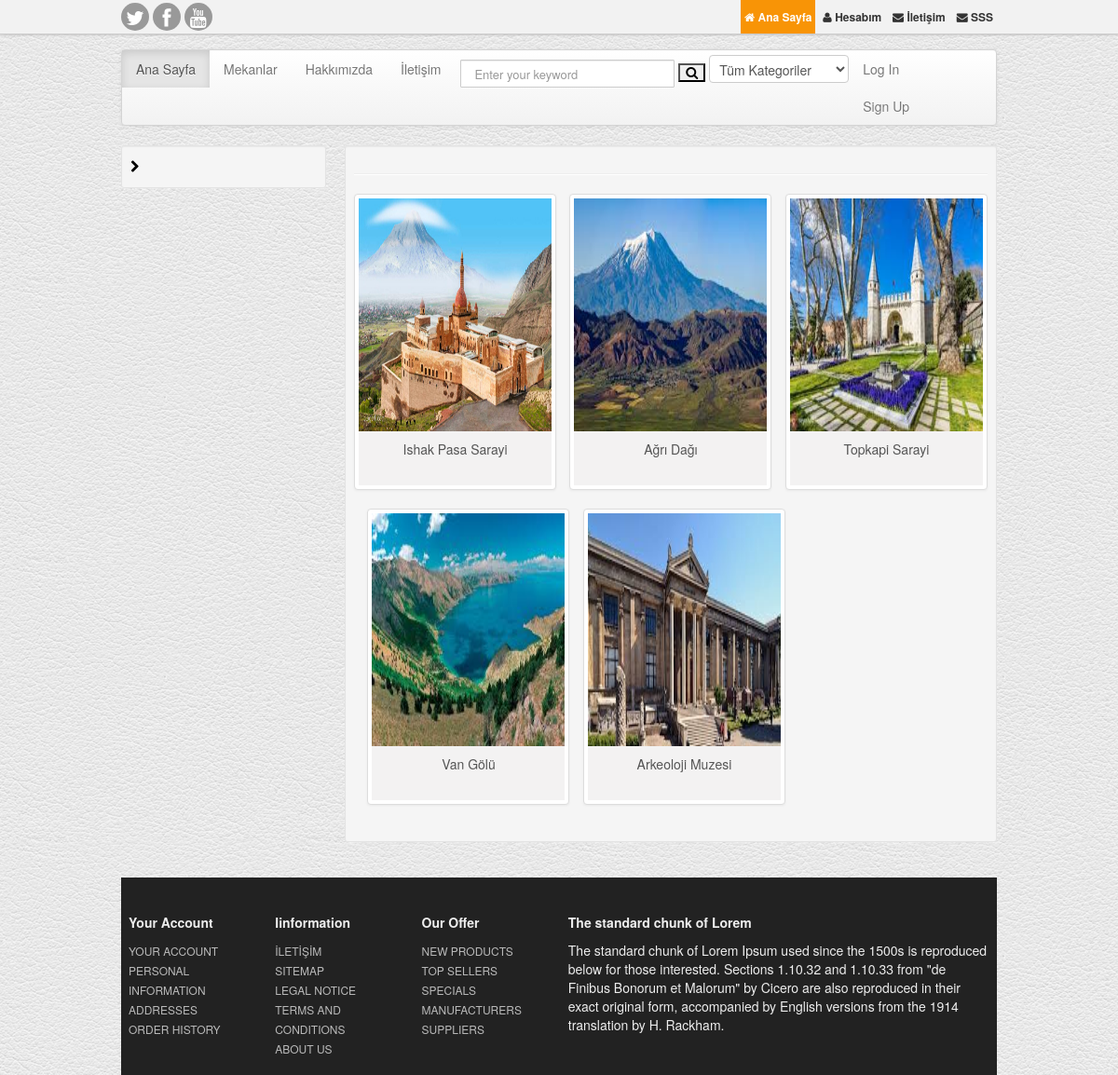
The page /mekans/ on the database as committed earlier.
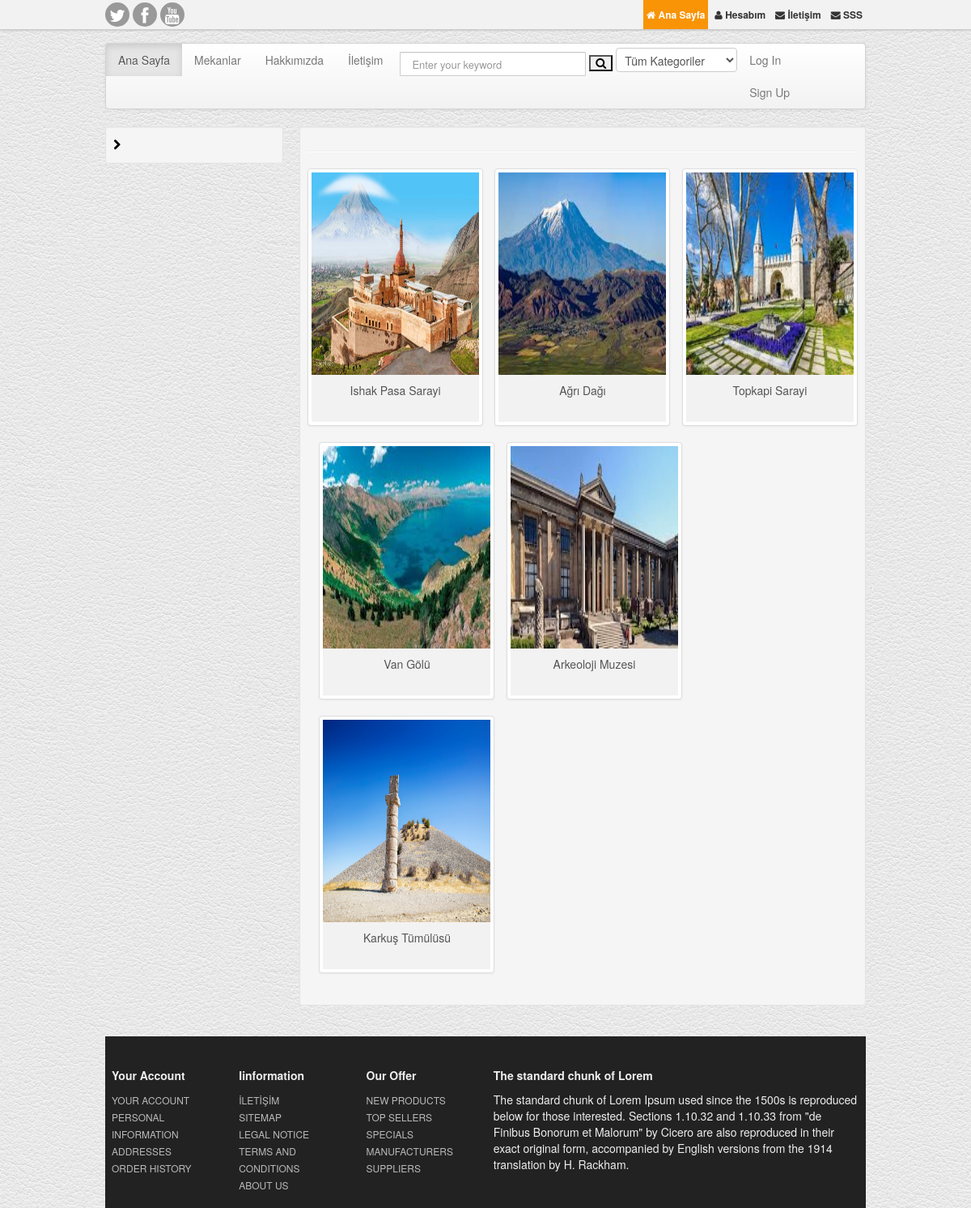
The same page on the database as committed later.
### mekan/models.py (models this page shows, shortened)
class Mekan(models.Model):
    STATUS = (
        ('True', 'Evet'),
        ('False', 'Hayır'),
    )
    user = models.ForeignKey(User, on_delete=models.SET_NULL, null=True)
    category = models.ForeignKey(Category, on_delete=models.CASCADE)  # relation with Category table
    title = models.CharField(max_length=150)
    keywords = models.CharField(blank=True, max_length=255)
    description = models.CharField(blank=True, max_length=255)
    image = models.ImageField(blank=True, upload_to='images/')
    detail = RichTextUploadingField()
    slug = models.SlugField(null=False, unique=True)
    sehir = models.CharField(max_length=150)
    ulke = models.CharField(max_length=150)
    status = models.CharField(max_length=10, choices=STATUS)
    created_at = models.DateTimeField(auto_now_add=True)
    updated_at = models.DateTimeField(auto_now=True)
    def image_tag(self):
        return mark_safe('<img src="{}" height="50"/>'.format(self.image.url))
    image_tag.short_description = 'Image'

### home/views.py (the view)
# urls.py: path('mekans/', views.mekans, name='mekans'),
def mekans(request):
    setting = Setting.objects.get(pk=1)
    category = Category.objects.all()
    mekans = Mekan.objects.all()
    context = {'setting': setting, 'category': category, 'page': 'mekans' , 'mekans' : mekans}
    return render(request, 'mekans.html', context)

### home/templates/mekans.html (shortened to what this page needs)
{% extends 'homebase.html' %}
{% block sidebar %}
    {% include "sidebar.html" %}
{% endblock %}
{% block content %}
    <div class="span9">
        <div class="well well-small">
            <hr>
            <div class="row-fluid">
                <ul class="thumbnails">
                    {% for rs in mekans %}
                        <li class="span4">
                            <div class="thumbnail">
                                <a href="/mekan/{{ rs.id }}/{{ rs.slug }}"><img style="width:250px; height:250px;" src="{{ rs.image.url }}" alt=""></a>
                                <div class="caption cntr">
                                    <p>{{ rs.title }}</p>
                                    <br class="clr">
                                </div>
                            </div>
                        </li>
                    {% endfor %}
                </ul>
            </div>
        </div>
    </div>
{% endblock %}

### home/templates/homebase.html (shortened to what this page needs)
<!DOCTYPE html>
<html lang="en">
  <head>
      {% load static %}
    <link href="{% static 'css/bootstrap.css' %}" rel="stylesheet"/>
    <link href="{% static 'style.css' %}" rel="stylesheet"/>
	<link href="{% static 'font-awesome/css/font-awesome.css' %}" rel="stylesheet">
    <link rel="stylesheet" href="https://ajax.googleapis.com/ajax/libs/jqueryui/1.11.4/themes/smoothness/jquery-ui.css">
</head>
<body>
{% include 'header.html' %}
<div class="container">
    <div class="row">
        {% block sidebar %}  {% endblock %}
        {% block content %}  {% endblock %}
    </div>
</div>
{% include 'footer.html' %}
</body>
</html>

### home/templates/header.html (shortened to what this page needs)
{% load static %}
{% load mptt_tags %}
<div class="navbar navbar-inverse navbar-fixed-top">
    <div class="topNav">
        <div class="container">
            <div class="alignR">
                <div class="pull-left socialNw">
                    <a href="https://twitter.com/"><span class="icon-twitter"></span></a>
                    <a href="https://www.facebook.com/"><span class="icon-facebook"></span></a>
                    <a href="https://www.youtube.com/results?search_query=yuksel+celik"><span class="icon-youtube"></span></a>
                </div>
                <a class="active" href="/AnaSayfa"> <span class="icon-home"></span> Ana Sayfa</a>
                <a href="/user"><span class="icon-user"></span> Hesabım</a>
                <a href="/iletisim"><span class="icon-envelope"></span> İletişim</a>
                <a href="/sss"><span class="icon-envelope"></span> SSS</a>
            </div>
        </div>
    </div>
</div>
<div class="container">
    <header id="header">
    </header>
    <div class="navbar">
        <div class="navbar-inner">
            <div class="container">
                <div class="nav-collapse">
                    <ul class="nav">
                        <li class="active"><a href="/AnaSayfa">Ana Sayfa	</a></li>
                        <li class=""><a href="/mekans">Mekanlar</a></li>
                        <li class=""><a href="/hakkimizda">Hakkımızda</a></li>
                        <li class=""><a href="/iletisim">İletişim</a></li>
                    </ul>
                    <form action="/search/" class="navbar-search pull-left" method="post">
                        <input id="query" name="query" class="search-query span2" type="text"
                               placeholder="Enter your keyword">
                        <button class="icon-search"></button>
                        <select name="catid" class="input search-input" style="width: 150px;">
                            <option value="0">Tüm Kategoriler</option>
                        </select>
                    </form>
                    <ul class="nav pull-left">
                        <li class="dropdown">
                            {% if user.id is not None %}
                                <a data-toggle="dropdown" class="dropdown-toggle" href="#">{{ user.first_name }} {{ user.last_name }}<b
                                        class="caret"></b></a>
                            {% else %}
                                <a href="/login">Log In<a href="/signup">Sign Up</a> </a>
                            {% endif %}
                        </li>
                    </ul>
                </div>
            </div>
        </div>
    </div>
</div>

### home/templates/sidebar.html (shortened to what this page needs)
{% load static%}
{% load mptt_tags %}
<div id="sidebar" class="span3">
    <div class="well well-small">
        <ul class="nav nav-list">
            {% recursetree category %}
                <li>
                    <a  href="/category/{{ node.id }}/{{ node.slug }}" {% if not node.is_leaf_node %}  class="icon-chevron-right"{% endif %} >{{ node.title }}</a>
                </li>
            {% endrecursetree %}
        </ul>
    </div>
</div>

### home/templates/footer.html (shortened to what this page needs)
{% load static %}
<div class="container">
    <footer class="footer">
        <div class="row-fluid">
            <div class="span2">
                <h5>Your Account</h5>
                <a href="#">YOUR ACCOUNT</a><br>
                <a href="#">PERSONAL INFORMATION</a><br>
                <a href="#">ADDRESSES</a><br>
                <a href="#">ORDER HISTORY</a><br>
            </div>
            <div class="span2">
                <h5>Iinformation</h5>
                <a href="/iletisim">İLETİŞİM</a><br>
                <a href="#">SITEMAP</a><br>
                <a href="#">LEGAL NOTICE</a><br>
                <a href="#">TERMS AND CONDITIONS</a><br>
                <a href="">ABOUT US</a><br>
            </div>
            <div class="span2">
                <h5>Our Offer</h5>
                <a href="#">NEW PRODUCTS</a> <br>
                <a href="#">TOP SELLERS</a><br>
                <a href="#">SPECIALS</a><br>
                <a href="#">MANUFACTURERS</a><br>
                <a href="#">SUPPLIERS</a> <br/>
            </div>
            <div class="span6">
                <h5>The standard chunk of Lorem</h5>
                The standard chunk of Lorem Ipsum used since the 1500s is reproduced below for
                those interested. Sections 1.10.32 and 1.10.33 from "de Finibus Bonorum et
                Malorum" by Cicero are also reproduced in their exact original form,
                accompanied by English versions from the 1914 translation by H. Rackham.
            </div>
        </div>
    </footer>
</div>

### home/static/style.css (style rules this page uses)
body { background:url(img/white_leather.png) repeat 0 0; }
#header { padding:8px 0 8px; }
#header { padding-top:44px; }
.navbar-inner { padding-left: 0;padding-right: 0; }
.thumbnail img { max-width:100% }
.alignR { text-align:right; }
.navbar .nav , .marginLess { margin:0 }
.navbar-search .search-query { padding: 4px 14px;-moz-border-radius: 1px;-webkit-border-radius: 1px;border-radius: 1px;line-height: 1.5em; min-width: 200px; }
.navbar-search { margin-left:6px; }
.caption p { margin:0 }
.thumbnail .caption { padding: 9px;color: #555555;background: #F3F2F2; }
.footer { background-color:#222; color:#eee; padding: 28px 8px 18px; margin-top: 18px; }
.footer a { color:#bbb; font-size:12px; }
.topNav { padding: 0;border-bottom: 1px solid #CCC;background: #f2f2f2;box-shadow: 0 0 3px #B1AFAF; }
.topNav a { color:#333; font-size:12px; font-weight:bold; display:inline-block; padding:8px 4px; }
.topNav a:hover, .topNav a.active { color:#fff; background:#f89406; text-decoration:none }
.socialNw a { width:24px; height:24px; line-height:24px; display:inline-block; padding:3px; margin-top:3px; font-size:21px; border-radius:50%; background:#999; color:#fff; text-align:center; }
.cntr { text-align:center }
#sidebar ul { margin: 0;padding: 0; }
#sidebar .nav a { color:#000 }
.thumbnail>a { display:block; text-align:center }
.thumbnail h5,.thumbnail p { text-align:center }
.thumbnail { position:relative; }
.thumbnail { background:#fff }

Rows that differ between the two databases and show on the page:
added Mekan: image (picture), title "Karkuş Tümülüsü"
